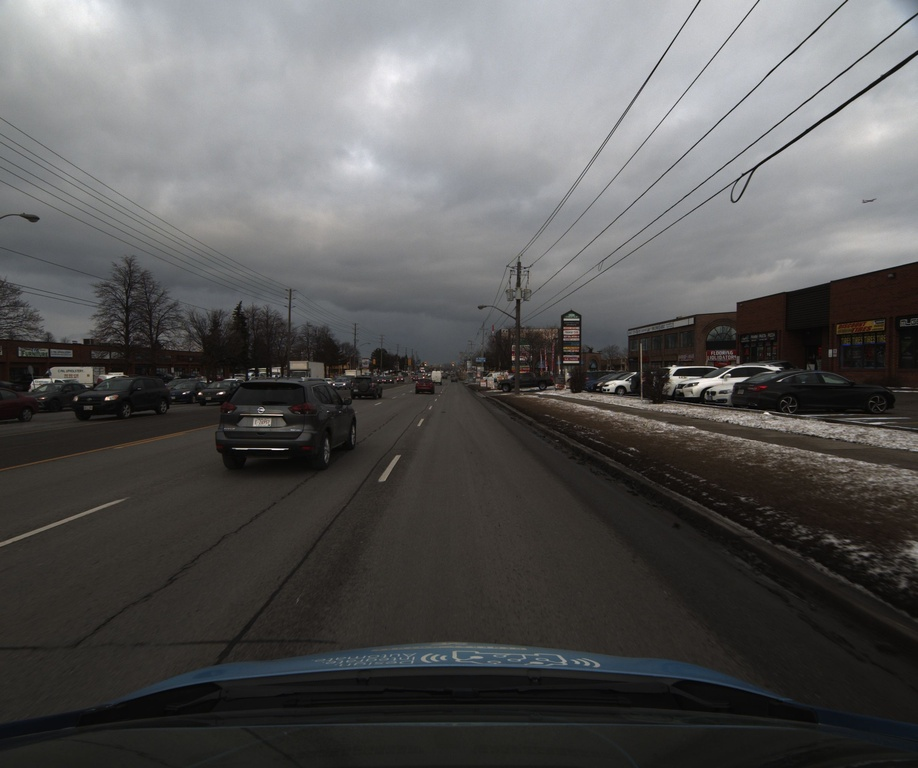
#> input picture Test/TestFull - Copy/frame0000.jpg, 918 x 768 px, shrunk from 2448 x 2048 before the run
$ python 4_view_conversion.py
#> lines starting #> are read from the running program, lines starting #| are printed output that depends on the picture
import matplotlib.pyplot as plt
import matplotlib.patches as patches
from PIL import Image
import numpy as np

im = np.array(Image.open('frame0000.jpg'), dtype=np.uint8)
#> im is the input picture: shape (768, 918, 3); mean R, G, B 89, 88.2, 87.8

# Create figure and axes
fig,ax = plt.subplots(1)

# Display the image
ax.imshow(im)
'''
# List to hold x values.
x_number_values = [463, 753, 988, 851, 463, 463, 753, 988, 851, 463]

# List to hold y values.
y_number_values = [930, 972, 972, 930, 930, 1332, 1215 ,1215, 1332, 1332]

# Create a Rectangle patch
#rect = patches.Rectangle((463,930),(930-463),971,linewidth=1,edgecolor='r',facecolor='none')
plt.plot(x_number_values, y_number_values, linewidth=3, color='cyan')
x_number_values = [753,753]
y_number_values = [972,1215]
plt.plot(x_number_values, y_number_values, linewidth=3, color='cyan')

x_number_values = [988,988]
y_number_values = [972,1215]
plt.plot(x_number_values, y_number_values, linewidth=3, color='cyan')

x_number_values = [851,851]
y_number_values = [930,1332]
plt.plot(x_number_values, y_number_values, linewidth=3, color='cyan')
# Add the patch to the Axes
#ax.add_patch(rect)


plt.show()
'''
a = np.loadtxt('outfile.txt')
#print(a)
x_number_values= np.zeros(5)
y_number_values= np.zeros(5)
'''
# List to hold x values.
for i in range(0,4+1):
    j=i%4
    x_number_values[i] = a[0,j]

# List to hold y values.
for i in range(0,4+1):
    j=i%4
    y_number_values[i] = a[1,j]
print(x_number_values, y_number_values)
# Create a Rectangle patch
#rect = patches.Rectangle((463,930),(930-463),971,linewidth=1,edgecolor='r',facecolor='none')
plt.plot(x_number_values, y_number_values, linewidth=3, color='blue')

# List to hold x values.
for i in range(4,8+1):
    j=(i%4)+4
    x_number_values[i-4] = a[0,j]

# List to hold y values.
for i in range(4,8+1):
    j=(i%4)+4
    y_number_values[i-4] = a[1,j]
print(x_number_values, y_number_values)
# Create a Rectangle patch
#rect = patches.Rectangle((463,930),(930-463),971,linewidth=1,edgecolor='r',facecolor='none')
plt.plot(x_number_values, y_number_values, linewidth=3, color='blue')
'''
rv=4
for k in range(0,2):
    start_val=(k*rv)
    # List to hold x values.
    for i in range(start_val,(rv+start_val)+1):
        j=(i%4)+start_val
        x_number_values[i-start_val] = a[0,j]

    # List to hold y values.
    for i in range(start_val,(rv+start_val)+1):
        j=(i%4)+start_val
        y_number_values[i-start_val] = a[1,j]
    print(x_number_values, y_number_values)
    # Create a Rectangle patch
    #rect = patches.Rectangle((463,930),(930-463),971,linewidth=1,edgecolor='r',facecolor='none')
    plt.plot(x_number_values, y_number_values, linewidth=3, color='blue')

for i in range(0,4):
    x_number_values = [a[0,i],a[0,i+4]]
    y_number_values = [a[1,i],a[1,i+4]]
    #print(x_number_values, y_number_values)
    plt.plot(x_number_values, y_number_values, linewidth=3, color='blue')

plt.show()
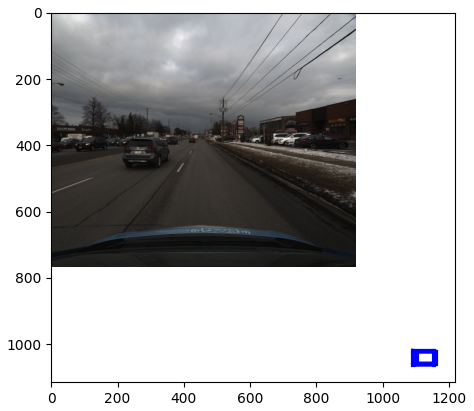
#> figure drawn by matplotlib, 1 panel
